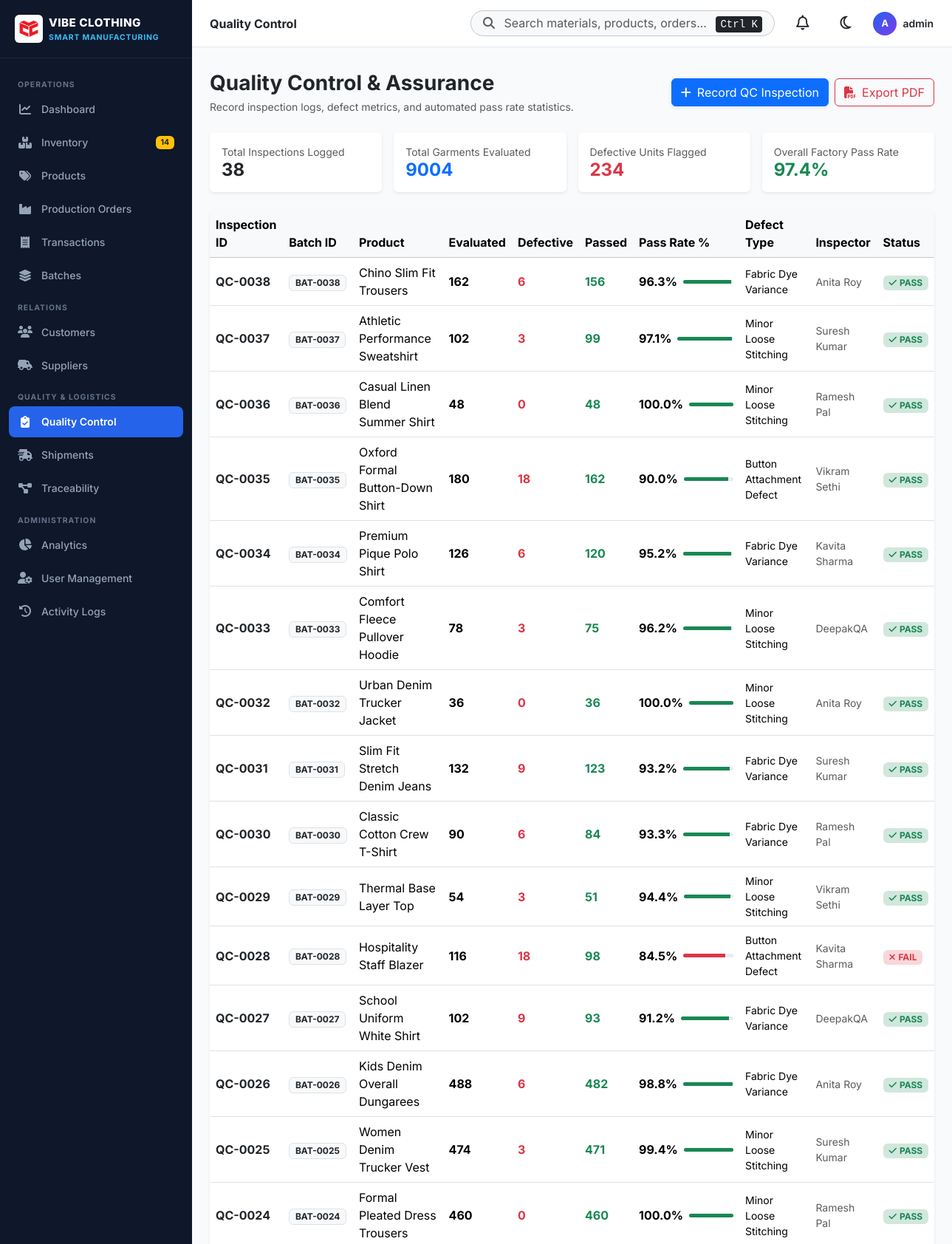
/quality (signed in, upper part), run on the app's committed database.
### models/quality.py (models this page shows, shortened)
class QualityInspection(db.Model):
    __tablename__ = 'quality_inspections'
    id = db.Column(db.Integer, primary_key=True)
    inspection_id = db.Column(db.String(20), unique=True, nullable=False, index=True) # QC-0001
    batch_id = db.Column(db.String(20), db.ForeignKey('batches.batch_id'), nullable=False, index=True)
    product_id = db.Column(db.String(20), db.ForeignKey('products.product_id'), nullable=False, index=True)
    inspector = db.Column(db.String(80), nullable=False, default='QA Inspector')
    inspection_date = db.Column(db.DateTime, default=datetime.utcnow)
    total_evaluated = db.Column(db.Integer, nullable=False, default=100)
    defective_units = db.Column(db.Integer, nullable=False, default=0)
    passed_units = db.Column(db.Integer, nullable=False, default=100)
    pass_rate = db.Column(db.Float, nullable=False, default=100.0) # Percentage
    defect_type = db.Column(db.String(100), nullable=True) # Stitching, Stain, Sizing, etc.
    remarks = db.Column(db.Text, nullable=True)
    qa_status = db.Column(db.String(10), nullable=False, default='PASS') # PASS, FAIL
    batch = db.relationship('Batch', lazy='joined')
    product = db.relationship('Product', lazy='joined')
    def to_dict(self):
        return {
            'id': self.id,
            'inspection_id': self.inspection_id,
            'batch_id': self.batch_id,
            'product_id': self.product_id,
            'product_name': self.product.name if self.product else 'Unknown Product',
            'inspector': self.inspector,
            'inspection_date': self.inspection_date.strftime('%Y-%m-%d %H:%M:%S') if self.inspection_date else '',
            'total_evaluated': self.total_evaluated,
            'defective_units': self.defective_units,
            'passed_units': self.passed_units,
            'pass_rate': round(self.pass_rate, 2),
            'defect_type': self.defect_type or 'None',
            'remarks': self.remarks or '',
            'qa_status': self.qa_status
        }

### models/product.py (models this page shows, shortened)
class Product(db.Model):
    __tablename__ = 'products'
    id = db.Column(db.Integer, primary_key=True)
    product_id = db.Column(db.String(20), unique=True, nullable=False, index=True) # PROD-0001 (NO SKU)
    name = db.Column(db.String(120), nullable=False, index=True)
    category = db.Column(db.String(50), nullable=False, default='T-Shirts')
    description = db.Column(db.Text, nullable=True)
    image_url = db.Column(db.String(255), nullable=True)
    size = db.Column(db.String(20), nullable=False, default='M') # S, M, L, XL, XXL, Free Size
    color = db.Column(db.String(50), nullable=True)
    selling_price = db.Column(db.Float, nullable=False, default=0.0) # In ₹
    cost_price = db.Column(db.Float, nullable=False, default=0.0) # In ₹
    target_quantity = db.Column(db.Integer, nullable=False, default=100)
    available_stock = db.Column(db.Integer, nullable=False, default=0) # Finished Goods Stock
    status = db.Column(db.String(20), nullable=False, default='Active') # Active, Inactive, In Production
    created_at = db.Column(db.DateTime, default=datetime.utcnow)
    updated_at = db.Column(db.DateTime, default=datetime.utcnow, onupdate=datetime.utcnow)
    bom_items = db.relationship('ProductBOM', backref='product', cascade='all, delete-orphan', lazy=True)

### routes/quality.py (the view, shortened to what this page needs)
@quality_bp.route('/quality')
@login_required
def index():
    status_filter = request.args.get('status', '').strip()
    search = request.args.get('search', '').strip()
    query = QualityInspection.query
    if status_filter:
        query = query.filter(QualityInspection.qa_status == status_filter.upper())
    inspections = query.order_by(QualityInspection.inspection_date.desc()).all()
    batches = Batch.query.filter(Batch.status != 'Cancelled').all()
    products = Product.query.filter_by(status='Active').all()
    total_inspections = len(inspections)
    total_eval = sum(q.total_evaluated for q in inspections)
    total_defects = sum(q.defective_units for q in inspections)
    total_passed = sum(q.passed_units for q in inspections)
    overall_pass_rate = round((total_passed / total_eval * 100.0), 1) if total_eval > 0 else 100.0
    return render_template(
        'quality/index.html',
        inspections=[q.to_dict() for q in inspections],
        batches=batches,
        products=products,
        total_inspections=total_inspections,
        total_eval=total_eval,
        total_defects=total_defects,
        overall_pass_rate=overall_pass_rate,
        search=search,
        selected_status=status_filter
    )

### templates/quality/index.html (shortened to what this page needs)
{% extends "base.html" %}
{% block breadcrumb %}Quality Control{% endblock %}
{% block content %}
<div class="quality-container">
    <div class="d-flex flex-wrap justify-content-between align-items-center mb-4 gap-2">
        <div>
            <h3 class="fw-bold text-dark mb-1">Quality Control & Assurance</h3>
            <p class="text-muted small mb-0">Record inspection logs, defect metrics, and automated pass rate statistics.</p>
        </div>
        <div class="d-flex gap-2">
            <button class="btn btn-primary shadow-sm" data-bs-toggle="modal" data-bs-target="#addInspectionModal">
                <i class="fa-solid fa-plus me-2"></i>Record QC Inspection
            </button>
            <a href="{{ url_for('reports.export', module='quality', format='pdf') }}" class="btn btn-outline-danger"><i class="fa-solid fa-file-pdf me-2"></i>Export PDF</a>
        </div>
    </div>
    <div class="row g-3 mb-4">
        <div class="col-md-3">
            <div class="card border-0 shadow-sm p-3 bg-white">
                <span class="text-muted small">Total Inspections Logged</span>
                <h4 class="fw-bold text-dark mb-0">{{ total_inspections }}</h4>
            </div>
        </div>
        <div class="col-md-3">
            <div class="card border-0 shadow-sm p-3 bg-white">
                <span class="text-muted small">Total Garments Evaluated</span>
                <h4 class="fw-bold text-primary mb-0">{{ total_eval }}</h4>
            </div>
        </div>
        <div class="col-md-3">
            <div class="card border-0 shadow-sm p-3 bg-white">
                <span class="text-muted small">Defective Units Flagged</span>
                <h4 class="fw-bold text-danger mb-0">{{ total_defects }}</h4>
            </div>
        </div>
        <div class="col-md-3">
            <div class="card border-0 shadow-sm p-3 bg-white">
                <span class="text-muted small">Overall Factory Pass Rate</span>
                <h4 class="fw-bold text-success mb-0">{{ overall_pass_rate }}%</h4>
            </div>
        </div>
    </div>
    <div class="card border-0 shadow-sm">
        <div class="card-body p-0">
            <div class="table-responsive">
                <table class="table table-hover align-middle mb-0">
                    <thead class="table-light">
                        <tr>
                            <th>Inspection ID</th>
                            <th>Batch ID</th>
                            <th>Product</th>
                            <th>Evaluated</th>
                            <th>Defective</th>
                            <th>Passed</th>
                            <th>Pass Rate %</th>
                            <th>Defect Type</th>
                            <th>Inspector</th>
                            <th>Status</th>
                        </tr>
                    </thead>
                    <tbody>
                        {% for q in inspections %}
                        <tr>
                            <td class="fw-bold text-dark">{{ q.inspection_id }}</td>
                            <td><span class="badge bg-light text-dark border">{{ q.batch_id }}</span></td>
                            <td>{{ q.product_name }}</td>
                            <td class="fw-bold">{{ q.total_evaluated }}</td>
                            <td><span class="text-danger fw-bold">{{ q.defective_units }}</span></td>
                            <td><span class="text-success fw-bold">{{ q.passed_units }}</span></td>
                            <td>
                                <div class="d-flex align-items-center gap-2">
                                    <span class="fw-bold">{{ q.pass_rate }}%</span>
                                    <div class="progress flex-grow-1" style="height: 5px; width: 60px;">
                                        <div class="progress-bar {% if q.qa_status == 'PASS' %}bg-success{% else %}bg-danger{% endif %}" style="width: {{ q.pass_rate }}%;"></div>
                                    </div>
                                </div>
                            </td>
                            <td class="small">{{ q.defect_type or 'None' }}</td>
                            <td class="small text-muted">{{ q.inspector }}</td>
                            <td>
                                {% if q.qa_status == 'PASS' %}
                                <span class="badge bg-success-subtle text-success"><i class="fa-solid fa-check me-1"></i>PASS</span>
                                {% else %}
                                <span class="badge bg-danger-subtle text-danger"><i class="fa-solid fa-xmark me-1"></i>FAIL</span>
                                {% endif %}
                            </td>
                        </tr>
                        {% else %}
                        <tr><td colspan="10" class="text-center py-5 text-muted">No QC inspections logged yet.</td></tr>
                        {% endfor %}
                    </tbody>
                </table>
            </div>
        </div>
    </div>
</div>
{% endblock %}

### static/css/custom.css (style rules this page uses)
:root { --sidebar-bg: #0f172a; --sidebar-hover: #1e293b; --sidebar-text: #94a3b8; --sidebar-active-text: #ffffff; --sidebar-active-bg: #2563eb; --content-bg: #f8fafc; --card-bg: #ffffff; --text-primary: #0f172a; --text-secondary: #64748b; --border-color: #e2e8f0; --brand-primary: #2563eb; --brand-purple: #7c3aed; --brand-success: #10b981; --brand-warning: #f59e0b; --brand-danger: #ef4444; }
body { font-family: 'Inter', system-ui, -apple-system, sans-serif; background-color: var(--content-bg); color: var(--text-primary); min-height: 100vh; margin: 0; overflow-x: hidden; }

### data on the page
QualityInspection: inspection_id "QC-0038", batch_id "BAT-0038", product_name "Chino Slim Fit Trousers", total_evaluated "162", defective_units "6", passed_units "156", pass_rate "96.3", defect_type "Fabric Dye Variance", inspector "Anita Roy", qa_status "PASS" (drawn)
QualityInspection: inspection_id "QC-0037", batch_id "BAT-0037", product_name "Athletic Performance Sweatshirt", total_evaluated "102", defective_units "3", passed_units "99", pass_rate "97.1", defect_type "Minor Loose Stitching", inspector "Suresh Kumar", qa_status "PASS" (drawn)
QualityInspection: inspection_id "QC-0036", batch_id "BAT-0036", product_name "Casual Linen Blend Summer Shirt", total_evaluated "48", defective_units "0", passed_units "48", pass_rate "100.0", defect_type "Minor Loose Stitching", inspector "Ramesh Pal", qa_status "PASS" (drawn)
QualityInspection: inspection_id "QC-0035", batch_id "BAT-0035", product_name "Oxford Formal Button-Down Shirt", total_evaluated "180", defective_units "18", passed_units "162", pass_rate "90.0", defect_type "Button Attachment Defect", inspector "Vikram Sethi", qa_status "PASS" (drawn)
QualityInspection: inspection_id "QC-0034", batch_id "BAT-0034", product_name "Premium Pique Polo Shirt", total_evaluated "126", defective_units "6", passed_units "120", pass_rate "95.2", defect_type "Fabric Dye Variance", inspector "Kavita Sharma", qa_status "PASS" (drawn)
QualityInspection: inspection_id "QC-0033", batch_id "BAT-0033", product_name "Comfort Fleece Pullover Hoodie", total_evaluated "78", defective_units "3", passed_units "75", pass_rate "96.2", defect_type "Minor Loose Stitching", inspector "DeepakQA", qa_status "PASS" (drawn)
QualityInspection: inspection_id "QC-0032", batch_id "BAT-0032", product_name "Urban Denim Trucker Jacket", total_evaluated "36", defective_units "0", passed_units "36", pass_rate "100.0", defect_type "Minor Loose Stitching", inspector "Anita Roy", qa_status "PASS" (drawn)
QualityInspection: inspection_id "QC-0031", batch_id "BAT-0031", product_name "Slim Fit Stretch Denim Jeans", total_evaluated "132", defective_units "9", passed_units "123", pass_rate "93.2", defect_type "Fabric Dye Variance", inspector "Suresh Kumar", qa_status "PASS" (drawn)
QualityInspection: inspection_id "QC-0030", batch_id "BAT-0030", product_name "Classic Cotton Crew T-Shirt", total_evaluated "90", defective_units "6", passed_units "84", pass_rate "93.3", defect_type "Fabric Dye Variance", inspector "Ramesh Pal", qa_status "PASS" (drawn)
QualityInspection: inspection_id "QC-0029", batch_id "BAT-0029", product_name "Thermal Base Layer Top", total_evaluated "54", defective_units "3", passed_units "51", pass_rate "94.4", defect_type "Minor Loose Stitching", inspector "Vikram Sethi", qa_status "PASS" (drawn)
QualityInspection: inspection_id "QC-0028", batch_id "BAT-0028", product_name "Hospitality Staff Blazer", total_evaluated "116", defective_units "18", passed_units "98", pass_rate "84.5", defect_type "Button Attachment Defect", inspector "Kavita Sharma", qa_status "FAIL" (drawn)
QualityInspection: inspection_id "QC-0027", batch_id "BAT-0027", product_name "School Uniform White Shirt", total_evaluated "102", defective_units "9", passed_units "93", pass_rate "91.2", defect_type "Fabric Dye Variance", inspector "DeepakQA", qa_status "PASS" (drawn)
QualityInspection: inspection_id "QC-0026", batch_id "BAT-0026", product_name "Kids Denim Overall Dungarees", total_evaluated "488", defective_units "6", passed_units "482", pass_rate "98.8", defect_type "Fabric Dye Variance", inspector "Anita Roy", qa_status "PASS" (drawn)
QualityInspection: inspection_id "QC-0025", batch_id "BAT-0025", product_name "Women Denim Trucker Vest", total_evaluated "474", defective_units "3", passed_units "471", pass_rate "99.4", defect_type "Minor Loose Stitching", inspector "Suresh Kumar", qa_status "PASS" (drawn)
QualityInspection: inspection_id "QC-0024", batch_id "BAT-0024", product_name "Formal Pleated Dress Trousers", total_evaluated "460", defective_units "0", passed_units "460", pass_rate "100.0", defect_type "Minor Loose Stitching", inspector "Ramesh Pal", qa_status "PASS" (drawn)

### other printed values
{{ low_stock_count }} "14"
{{ current_user.username[0] | upper }} "A"
{{ current_user.username }} "admin"
{{ total_inspections }} "38"
{{ total_eval }} "9004"
{{ total_defects }} "234"
{{ overall_pass_rate }} "97.4"
